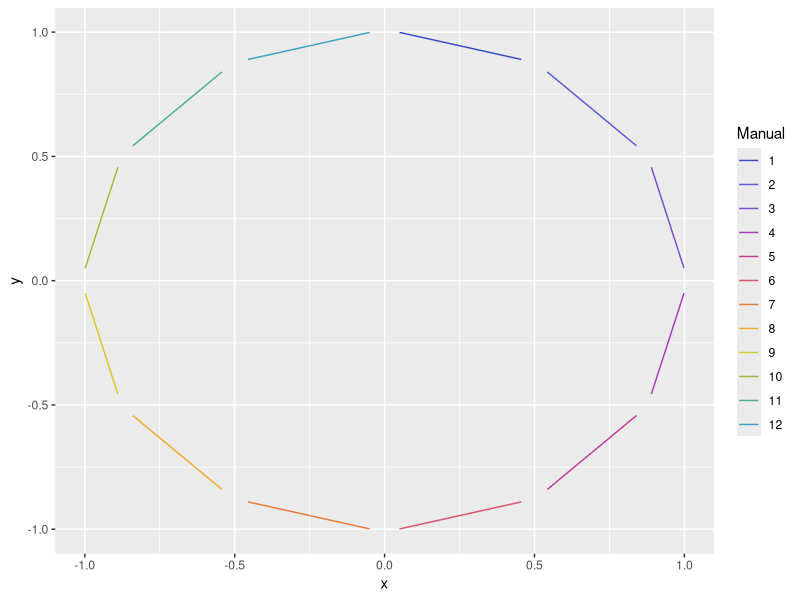
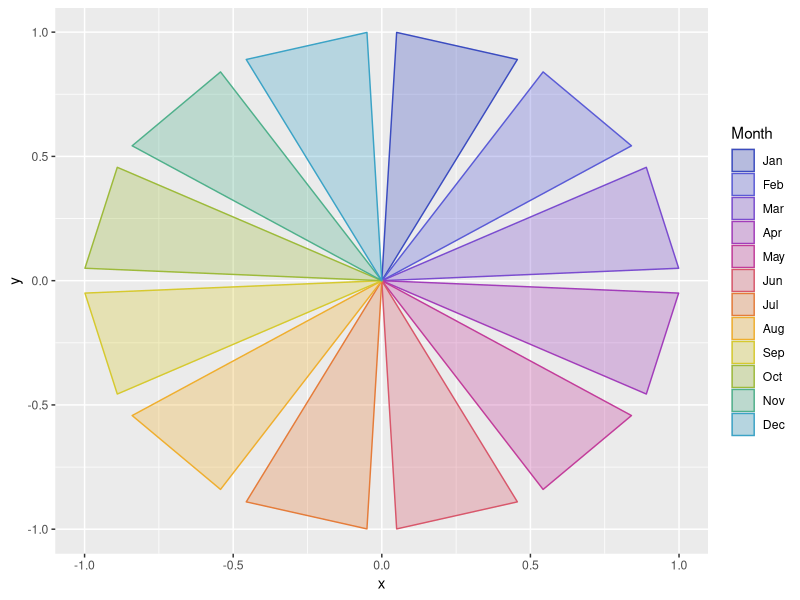

The R source for these figures, in order:
library(ggplot2)
library(dplyr)

palette = c("#3B4CC0", "#5A5BD6", "#7A4CCF", "#A23DBA",
            "#C23C9A", "#D8576B", "#E57C3A", "#EFAE2E",
            "#D6C92F", "#9DBA3A", "#4FB08B", "#3BA3C6")
            
months = c("Jan", "Feb", "Mar", "Apr", "May",
           "Jun", "Jul", "Aug", "Sep", "Oct",
           "Nov", "Dec")
get_coordinates <- function(xcenter, ycenter, month, l) {
  x1 <- xcenter + l * sin(2*pi * (month-1) /12+0.05)
  y1 <- ycenter + l * cos(2*pi * (month-1) /12+0.05)
  x2 <- xcenter + l * sin(2*pi * (month) /12-0.05)
  y2 <- ycenter + l * cos(2*pi * (month) /12-0.05)
  
  return(data.frame(x = x1, y = y1, xend = x2, yend = y2, xcenter = xcenter, ycenter = ycenter, month = month, l = l))
}


get_coordinates2 <- function(xcenter, ycenter, month, l) {
  if (is.nan(l)) l <- 0
  x1 <- xcenter + l * sin(2*pi * (month-1) /12+0.05)
  y1 <- ycenter + l * cos(2*pi * (month-1) /12+0.05)
  x2 <- xcenter + l * sin(2*pi * (month) /12-0.05)
  y2 <- ycenter + l * cos(2*pi * (month) /12-0.05)
  
  res <- data.frame(x = c(x1,x2,xcenter), y = c(y1,y2,ycenter), month = month, l = l)
  res
  
  
}

format_pattern <- function(dat, multiplier = 200000, keep_period = FALSE){
  coords_col = c("ser_x", "ser_y")
  if ("emu_x" %in% names(dat)) coords_col = c("emu_x", "emu_y")
  dat <- st_as_sf(dat,coords=coords_col, crs = 4326) |>
    st_transform(3035) 
  dat$x <- st_coordinates(dat)[, 1]
  dat$y <- st_coordinates(dat)[, 2]
  
  
  poly <- data.frame()
  if ("ser_nameshort" %in% names(dat)){
    poly <- data.frame(ser_nameshort=rep(dat$ser_nameshort,
                                         each = 3))
  } else {
    poly <- data.frame(emu_nameshort=rep(dat$emu_nameshort,
                                         each = 3))
  }
  if (keep_period){
    poly$period <- rep(dat$period,
                       each = 3)
  }
    
  
  cbind.data.frame(bind_rows(mapply(get_coordinates2,
         dat$x, dat$y, dat$das_month, dat$das_value * multiplier,
         SIMPLIFY = FALSE)),
         poly)
}



tmp=mapply(xcenter = rep(0,12), ycenter = rep(0,12),
       month = 1:12, l= rep(1,12), FUN = get_coordinates, SIMPLIFY = FALSE) %>% bind_rows() 

tmp2=mapply(xcenter = rep(0,12), ycenter = rep(0,12),
           month = 1:12, l= rep(1,12), FUN = get_coordinates2, SIMPLIFY = FALSE) %>% bind_rows() 

ggplot(tmp)  + 
  geom_segment(aes(x = x, y = y, xend = xend, yend = yend, col = as.factor(month),
                   )) +
  scale_color_manual("Manual", values = palette, labels = )


ggplot(tmp2)  + 
  geom_polygon(aes(x = x, y = y,
                   col = as.factor(month),
                   fill = as.factor(month)),
               alpha = .3) +
  scale_color_manual("Month", values = palette, labels = months) +
  scale_fill_manual("Month", values = palette, labels = months)
                              
